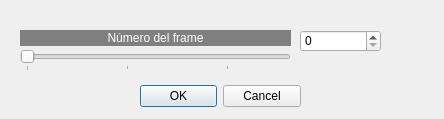
<?xml version="1.0" encoding="UTF-8"?>
<ui version="4.0">
 <class>CapturarDeVideo</class>
 <widget class="QDialog" name="CapturarDeVideo">
  <property name="windowModality">
   <enum>Qt::WindowModality::WindowModal</enum>
  </property>
  <property name="geometry">
   <rect>
    <x>0</x>
    <y>0</y>
    <width>444</width>
    <height>119</height>
   </rect>
  </property>
  <property name="windowTitle">
   <string>Capturar de video</string>
  </property>
  <widget class="QDialogButtonBox" name="buttonBox">
   <property name="geometry">
    <rect>
     <x>140</x>
     <y>80</y>
     <width>161</width>
     <height>32</height>
    </rect>
   </property>
   <property name="orientation">
    <enum>Qt::Orientation::Horizontal</enum>
   </property>
   <property name="standardButtons">
    <set>QDialogButtonBox::StandardButton::Cancel|QDialogButtonBox::StandardButton::Ok</set>
   </property>
  </widget>
  <widget class="QSlider" name="horizontalSlider">
   <property name="geometry">
    <rect>
     <x>20</x>
     <y>50</y>
     <width>271</width>
     <height>21</height>
    </rect>
   </property>
   <property name="minimum">
    <number>0</number>
   </property>
   <property name="maximum">
    <number>256</number>
   </property>
   <property name="pageStep">
    <number>16</number>
   </property>
   <property name="orientation">
    <enum>Qt::Orientation::Horizontal</enum>
   </property>
   <property name="tickPosition">
    <enum>QSlider::TickPosition::TicksBelow</enum>
   </property>
   <property name="tickInterval">
    <number>100</number>
   </property>
  </widget>
  <widget class="QSpinBox" name="spinBox">
   <property name="geometry">
    <rect>
     <x>300</x>
     <y>30</y>
     <width>81</width>
     <height>22</height>
    </rect>
   </property>
   <property name="minimum">
    <number>0</number>
   </property>
   <property name="maximum">
    <number>256</number>
   </property>
  </widget>
  <widget class="QLabel" name="label">
   <property name="geometry">
    <rect>
     <x>20</x>
     <y>30</y>
     <width>271</width>
     <height>16</height>
    </rect>
   </property>
   <property name="styleSheet">
    <string notr="true">background-color: rgb(128, 128, 128);
color: rgb(255, 255, 255);</string>
   </property>
   <property name="text">
    <string>Número del frame</string>
   </property>
   <property name="alignment">
    <set>Qt::AlignmentFlag::AlignCenter</set>
   </property>
  </widget>
 </widget>
 <resources/>
 <connections>
  <connection>
   <sender>buttonBox</sender>
   <signal>accepted()</signal>
   <receiver>CapturarDeVideo</receiver>
   <slot>accept()</slot>
   <hints>
    <hint type="sourcelabel">
     <x>248</x>
     <y>254</y>
    </hint>
    <hint type="destinationlabel">
     <x>157</x>
     <y>274</y>
    </hint>
   </hints>
  </connection>
  <connection>
   <sender>buttonBox</sender>
   <signal>rejected()</signal>
   <receiver>CapturarDeVideo</receiver>
   <slot>reject()</slot>
   <hints>
    <hint type="sourcelabel">
     <x>316</x>
     <y>260</y>
    </hint>
    <hint type="destinationlabel">
     <x>286</x>
     <y>274</y>
    </hint>
   </hints>
  </connection>
 </connections>
</ui>
